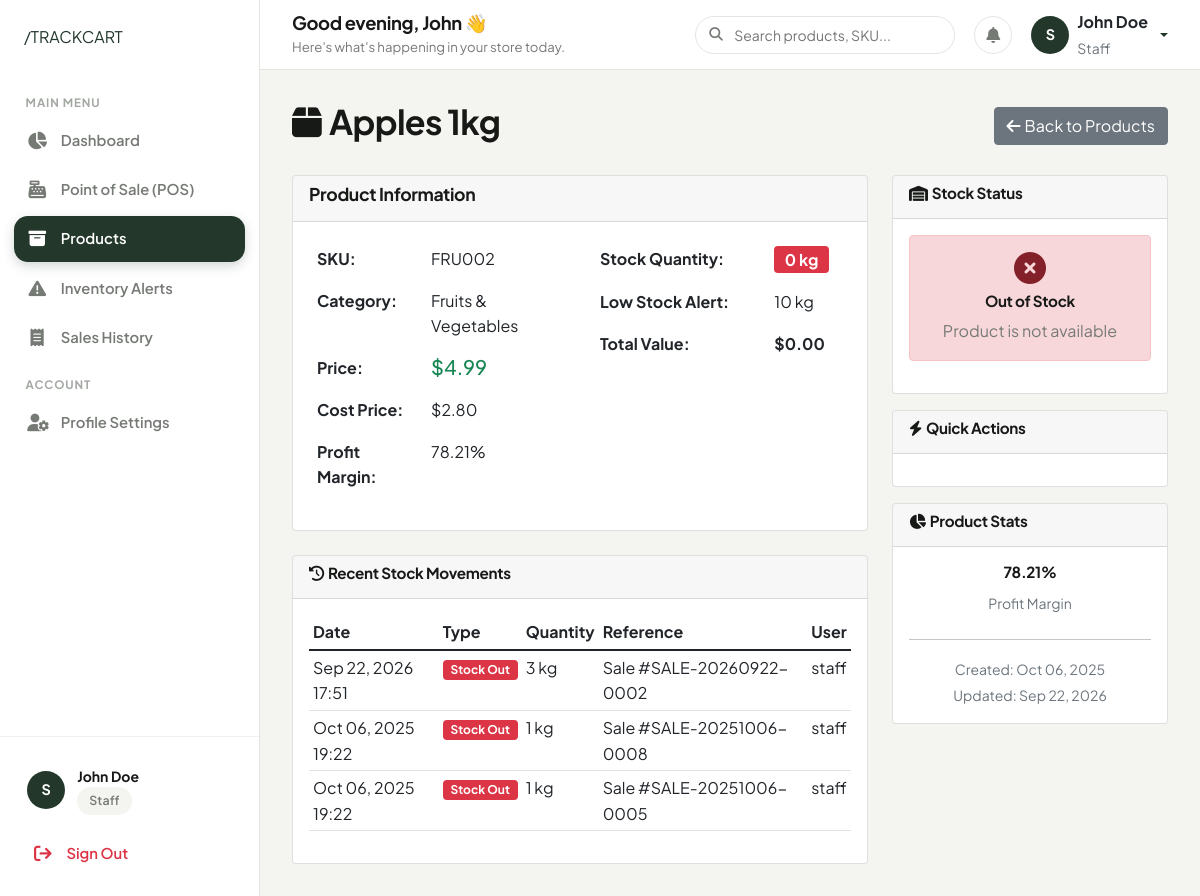
The app's page /products/18/detail/ (signed in) with its own data.
### authentication/models.py (models this page shows, shortened)
class UserProfile(models.Model):
    ROLE_CHOICES = [
        ('admin', 'Admin'),
        ('staff', 'Staff'),
    ]
    user = models.OneToOneField(User, on_delete=models.CASCADE)
    role = models.CharField(max_length=10, choices=ROLE_CHOICES, default='staff')
    phone = models.CharField(max_length=15, blank=True, null=True)
    address = models.TextField(blank=True, null=True)
    created_at = models.DateTimeField(auto_now_add=True)
    updated_at = models.DateTimeField(auto_now=True)
    @property
    def is_admin(self):
        return self.role == 'admin'

### products/models.py (models this page shows, shortened)
class Product(models.Model):
    name = models.CharField(max_length=200)
    sku = models.CharField(max_length=50, unique=True, help_text="Stock Keeping Unit")
    barcode = models.CharField(max_length=100, blank=True, null=True, unique=True)
    category = models.ForeignKey(Category, on_delete=models.PROTECT, related_name='products')
    description = models.TextField(blank=True, null=True)
    price = models.DecimalField(max_digits=10, decimal_places=2, validators=[MinValueValidator(Decimal('0.01'))])
    cost_price = models.DecimalField(max_digits=10, decimal_places=2, validators=[MinValueValidator(Decimal('0.00'))], help_text="Cost price for profit calculation")
    stock_quantity = models.IntegerField(default=0, validators=[MinValueValidator(0)])
    low_stock_threshold = models.IntegerField(default=10, validators=[MinValueValidator(0)], help_text="Alert when stock goes below this number")
    unit = models.CharField(max_length=20, default='pcs', help_text="Unit of measurement (e.g., pcs, kg, ltr)")
    expiry_date = models.DateField(blank=True, null=True)
    is_active = models.BooleanField(default=True)
    created_at = models.DateTimeField(auto_now_add=True)
    updated_at = models.DateTimeField(auto_now=True)
    class Meta:
        ordering = ['name']
    @property
    def profit_margin(self):
        if self.cost_price > 0:
            return ((self.price - self.cost_price) / self.cost_price) * 100
        return 0
    @property
    def total_value(self):
        return self.stock_quantity * self.price

class Category(models.Model):
    name = models.CharField(max_length=100, unique=True)
    description = models.TextField(blank=True, null=True)
    created_at = models.DateTimeField(auto_now_add=True)
    updated_at = models.DateTimeField(auto_now=True)
    class Meta:
        verbose_name_plural = "Categories"
        ordering = ['name']

class StockMovement(models.Model):
    MOVEMENT_TYPES = [
        ('in', 'Stock In'),
        ('out', 'Stock Out'),
        ('adjustment', 'Stock Adjustment'),
    ]
    product = models.ForeignKey(Product, on_delete=models.CASCADE, related_name='stock_movements')
    movement_type = models.CharField(max_length=20, choices=MOVEMENT_TYPES)
    quantity = models.IntegerField()
    reference = models.CharField(max_length=200, blank=True, null=True, help_text="Reference (e.g., Sale ID, Purchase Order)")
    notes = models.TextField(blank=True, null=True)
    created_at = models.DateTimeField(auto_now_add=True)
    created_by = models.ForeignKey('auth.User', on_delete=models.PROTECT)
    class Meta:
        ordering = ['-created_at']

### products/views.py (the view)
# urls.py: path('<int:product_id>/detail/', views.product_detail, name='product_detail'),
@login_required
def product_detail(request, product_id):
    product = get_object_or_404(Product, id=product_id)
    stock_movements = product.stock_movements.all()[:20]  # Last 20 movements
    return render(request, 'products/product_detail.html', {
        'product': product,
        'stock_movements': stock_movements
    })

### templates/products/product_detail.html (shortened to what this page needs)
{% extends 'base.html' %}
{% block content %}
<div class="d-flex justify-content-between align-items-center mb-4">
    <h2><i class="fas fa-box me-2"></i>{{ product.name }}</h2>
    <div>
        <a href="{% url 'products:product_list' %}" class="btn btn-secondary">
            <i class="fas fa-arrow-left me-1"></i>Back to Products
        </a>
    </div>
</div>
<div class="row">
    <div class="col-md-8">
        <div class="card">
            <div class="card-header">
                <h5>Product Information</h5>
            </div>
            <div class="card-body">
                <div class="row">
                    <div class="col-md-6">
                        <table class="table table-borderless">
                            <tr>
                                <td><strong>SKU:</strong></td>
                                <td>{{ product.sku }}</td>
                            </tr>
                            <tr>
                                <td><strong>Category:</strong></td>
                                <td>{{ product.category.name }}</td>
                            </tr>
                            <tr>
                                <td><strong>Price:</strong></td>
                                <td><span class="h5 text-success">${{ product.price }}</span></td>
                            </tr>
                            <tr>
                                <td><strong>Cost Price:</strong></td>
                                <td>${{ product.cost_price }}</td>
                            </tr>
                            <tr>
                                <td><strong>Profit Margin:</strong></td>
                                <td>{{ product.profit_margin|floatformat:2 }}%</td>
                            </tr>
                        </table>
                    </div>
                    <div class="col-md-6">
                        <table class="table table-borderless">
                            <tr>
                                <td><strong>Stock Quantity:</strong></td>
                                <td>
                                    <span class="badge {% if product.stock_quantity == 0 %}bg-danger{% elif product.is_low_stock %}bg-warning{% else %}bg-success{% endif %} fs-6">
                                        {{ product.stock_quantity }} {{ product.unit }}
                                    </span>
                                </td>
                            </tr>
                            <tr>
                                <td><strong>Low Stock Alert:</strong></td>
                                <td>{{ product.low_stock_threshold }} {{ product.unit }}</td>
                            </tr>
                            <tr>
                                <td><strong>Total Value:</strong></td>
                                <td><strong>${{ product.total_value }}</strong></td>
                            </tr>
                        </table>
                    </div>
                </div>
            </div>
        </div>
        <div class="card mt-4">
            <div class="card-header">
                <h6><i class="fas fa-history me-1"></i>Recent Stock Movements</h6>
            </div>
            <div class="card-body">
                {% if stock_movements %}
                <div class="table-responsive">
                    <table class="table table-sm">
                        <thead>
                            <tr>
                                <th>Date</th>
                                <th>Type</th>
                                <th>Quantity</th>
                                <th>Reference</th>
                                <th>User</th>
                            </tr>
                        </thead>
                        <tbody>
                            {% for movement in stock_movements %}
                            <tr>
                                <td>{{ movement.created_at|date:"M d, Y H:i" }}</td>
                                <td>
                                    <span class="badge bg-{% if movement.movement_type == 'in' %}success{% elif movement.movement_type == 'out' %}danger{% else %}warning{% endif %}">
                                        {{ movement.get_movement_type_display }}
                                    </span>
                                </td>
                                <td>{{ movement.quantity }} {{ product.unit }}</td>
                                <td>{{ movement.reference|default:"-" }}</td>
                                <td>{{ movement.created_by.username }}</td>
                            </tr>
                            {% endfor %}
                        </tbody>
                    </table>
                </div>
                {% else %}
                <p class="text-muted">No stock movements recorded</p>
                {% endif %}
            </div>
        </div>
    </div>
    <div class="col-md-4">
        <div class="card">
            <div class="card-header">
                <h6><i class="fas fa-warehouse me-1"></i>Stock Status</h6>
            </div>
            <div class="card-body text-center">
                {% if product.stock_quantity == 0 %}
                    <div class="alert alert-danger">
                        <i class="fas fa-times-circle fa-2x mb-2"></i>
                        <h6>Out of Stock</h6>
                        <p class="mb-0">Product is not available</p>
                    </div>
                {% elif product.is_low_stock %}
                    <div class="alert alert-warning">
                        <i class="fas fa-exclamation-triangle fa-2x mb-2"></i>
                        <h6>Low Stock</h6>
                        <p class="mb-0">Stock is below threshold</p>
                    </div>
                {% else %}
                    <div class="alert alert-success">
                        <i class="fas fa-check-circle fa-2x mb-2"></i>
                        <h6>In Stock</h6>
                        <p class="mb-0">Stock level is good</p>
                    </div>
                {% endif %}
            </div>
        </div>
        <div class="card mt-3">
            <div class="card-header">
                <h6><i class="fas fa-bolt me-1"></i>Quick Actions</h6>
            </div>
            <div class="card-body">
            </div>
        </div>
        <div class="card mt-3">
            <div class="card-header">
                <h6><i class="fas fa-chart-pie me-1"></i>Product Stats</h6>
            </div>
            <div class="card-body">
                <div class="row text-center">
                    <div class="col-12 mb-2">
                        <h6>{{ product.profit_margin|floatformat:2 }}%</h6>
                        <small class="text-muted">Profit Margin</small>
                    </div>
                </div>
                <hr>
                <div class="text-center">
                    <small class="text-muted">
                        Created: {{ product.created_at|date:"M d, Y" }}<br>
                        Updated: {{ product.updated_at|date:"M d, Y" }}
                    </small>
                </div>
            </div>
        </div>
    </div>
</div>
{% endblock %}

### templates/components/sidebar.html (shortened to what this page needs)
{% load static %}
<aside class="sidebar">
    <div>
        <div class="sidebar-header">
            <a href="{% url 'home' %}" class="brand-slash-logo">
                /TRACKCART
            </a>
        </div>
        <ul class="sidebar-nav">
            <li class="sidebar-label">Main Menu</li>
            <li class="sidebar-item">
                <a href="{% url 'dashboard:dashboard' %}" class="sidebar-link {% if request.resolver_match.url_name == 'dashboard' %}active{% endif %}">
                    <i class="fas fa-chart-pie"></i>
                    <span>Dashboard</span>
                </a>
            </li>
            {% if not user.userprofile.is_admin %}
            <li class="sidebar-item">
                <a href="{% url 'sales:sale_create' %}" class="sidebar-link {% if request.resolver_match.url_name == 'sale_create' %}active{% endif %}">
                    <i class="fas fa-cash-register"></i>
                    <span>Point of Sale (POS)</span>
                </a>
            </li>
            {% endif %}
            <li class="sidebar-item">
                <a href="{% url 'products:product_list' %}" class="sidebar-link {% if 'product' in request.resolver_match.url_name and request.resolver_match.url_name != 'category_list' and request.resolver_match.url_name != 'low_stock_alert' %}active{% endif %}">
                    <i class="fas fa-box-archive"></i>
                    <span>Products</span>
                </a>
            </li>
            <li class="sidebar-item">
                <a href="{% url 'products:low_stock_alert' %}" class="sidebar-link {% if request.resolver_match.url_name == 'low_stock_alert' %}active{% endif %}">
                    <i class="fas fa-triangle-exclamation"></i>
                    <span>Inventory Alerts</span>
                </a>
            </li>
            <li class="sidebar-item">
                <a href="{% url 'sales:sale_list' %}" class="sidebar-link {% if 'sale' in request.resolver_match.url_name and request.resolver_match.url_name != 'sale_create' %}active{% endif %}">
                    <i class="fas fa-receipt"></i>
                    <span>Sales History</span>
                </a>
            </li>
            <li class="sidebar-label">Account</li>
            <li class="sidebar-item">
                <a href="{% url 'authentication:profile' %}" class="sidebar-link {% if request.resolver_match.url_name == 'profile' %}active{% endif %}">
                    <i class="fas fa-user-gear"></i>
                    <span>Profile Settings</span>
                </a>
            </li>
        </ul>
    </div>
    <div class="sidebar-footer">
        <div class="sidebar-user-card mb-2">
            <div class="user-avatar">
                {{ user.username|slice:":1"|upper }}
            </div>
            <div class="user-info">
                <div class="user-name">{{ user.get_full_name|default:user.username }}</div>
                <div class="user-role-badge">
                    <span class="tc-badge {% if user.userprofile.is_admin %}tc-badge-success{% else %}tc-badge-neutral{% endif %}">
                        {{ user.userprofile.get_role_display }}
                    </span>
                </div>
            </div>
        </div>
        <a href="{% url 'authentication:logout' %}" class="sidebar-link text-danger">
            <i class="fas fa-arrow-right-from-bracket"></i>
            <span>Sign Out</span>
        </a>
    </div>
</aside>

### templates/components/topbar.html (shortened to what this page needs)
{% load static %}
<header class="dashboard-topbar">
    <div class="d-flex align-items-center gap-3">
        <div class="topbar-welcome">
            <h4>Good {% if now.hour < 12 %}morning{% elif now.hour < 17 %}afternoon{% else %}evening{% endif %}, {{ user.first_name|default:user.username }} 👋</h4>
            <p>Here's what's happening in your store today.</p>
        </div>
    </div>
    <div class="topbar-actions">
        <div class="search-box-custom">
            <i class="fas fa-magnifying-glass"></i>
            <input type="text" id="globalSearchInput" class="form-control-custom" placeholder="Search products, SKU...">
        </div>
        <a href="{% url 'products:low_stock_alert' %}" class="topbar-icon-btn" title="Stock Alerts">
            <i class="fas fa-bell"></i>
        </a>
        <div class="dropdown">
            <a href="#" class="d-flex align-items-center gap-2 text-decoration-none dropdown-toggle" id="userMenuDropdown" data-bs-toggle="dropdown" aria-expanded="false">
                <div class="user-avatar">
                    {{ user.username|slice:":1"|upper }}
                </div>
                <div class="d-none d-md-block text-start">
                    <div class="fw-bold text-dark fs-6 line-height-1">{{ user.get_full_name|default:user.username }}</div>
                    <small class="text-muted text-capitalize">{{ user.userprofile.role }}</small>
                </div>
            </a>
        </div>
    </div>
</header>

### records on screen
Product: name "Apples 1kg", sku "FRU002", category.name "Fruits & Vegetables", price "4.99", cost_price "2.80", profit_margin "78.21", stock_quantity "0", unit "kg", low_stock_threshold "10", total_value "0.00", created_at "Oct 06, 2025", updated_at "Sep 22, 2026"
StockMovement: created_at "Sep 22, 2026 17:51", movement_type "Stock Out", quantity "3", reference "Sale #SALE-20260922-0002", created_by.username "staff"
StockMovement: created_at "Oct 06, 2025 19:22", movement_type "Stock Out", quantity "1", reference "Sale #SALE-20251006-0008", created_by.username "staff"
StockMovement: created_at "Oct 06, 2025 19:22", movement_type "Stock Out", quantity "1", reference "Sale #SALE-20251006-0005", created_by.username "staff"

### other values on screen
{{ user.username|slice:":1"|upper }} "S"
{{ user.get_full_name|default:user.username }} "John Doe"
{{ user.userprofile.get_role_display }} "Staff"
{{ user.first_name|default:user.username }} "John"
{{ user.userprofile.role }} "Staff"
